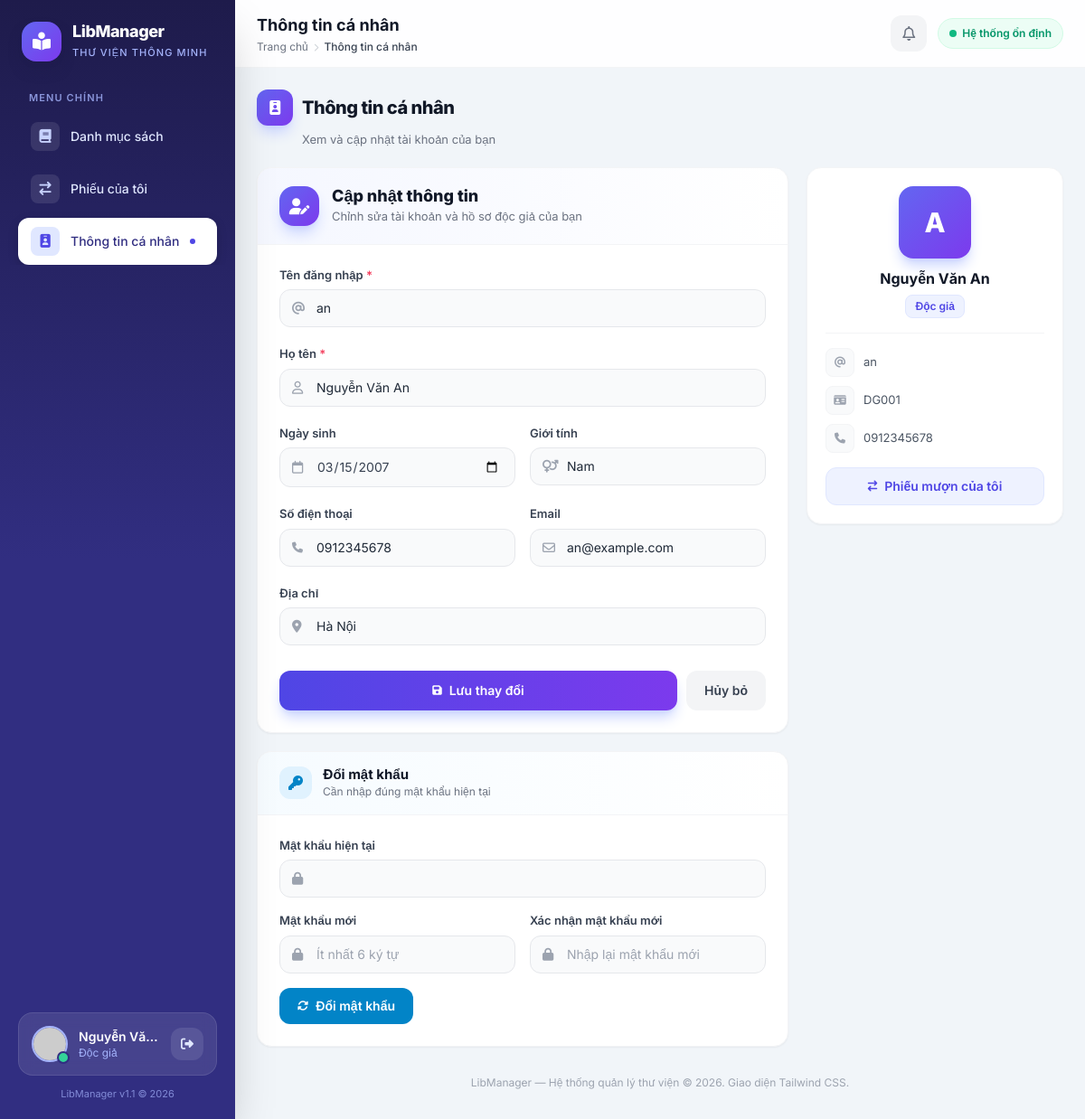
The page /index.php?modun=Profile (signed in) on the database its author committed.
### tables this page shows
CREATE TABLE `users` (
  `id`            INT AUTO_INCREMENT PRIMARY KEY,
  `username`      VARCHAR(50)  NOT NULL UNIQUE,
  `password`      VARCHAR(255) NOT NULL,
  `role`          ENUM('admin','user') NOT NULL DEFAULT 'user',
  `status`        TINYINT(1)   NOT NULL DEFAULT 1 COMMENT '1=hoat dong, 0=bi khoa',
  `id_doc_gia`    INT          DEFAULT NULL COMMENT 'Lien ket ho so doc gia',
  `created_at`    TIMESTAMP    NOT NULL DEFAULT CURRENT_TIMESTAMP,
  CONSTRAINT `fk_users_docgia` FOREIGN KEY (`id_doc_gia`)
    REFERENCES `doc_gia`(`id_doc_gia`) ON DELETE SET NULL
);

CREATE TABLE `doc_gia` (
  `id_doc_gia`    INT AUTO_INCREMENT PRIMARY KEY,
  `ma_doc_gia`    VARCHAR(10)  NOT NULL UNIQUE COMMENT 'VD: DG001',
  `ho_ten`        VARCHAR(100) NOT NULL,
  `ngay_sinh`     DATE         DEFAULT NULL,
  `gioi_tinh`     VARCHAR(10)  DEFAULT NULL,
  `so_dien_thoai` VARCHAR(15)  DEFAULT NULL,
  `dia_chi`       VARCHAR(255) DEFAULT NULL,
  `email`         VARCHAR(100) DEFAULT NULL,
  `created_at`    TIMESTAMP    NOT NULL DEFAULT CURRENT_TIMESTAMP
);

### app/Views/profile/profileview.php (the view, shortened to what the rows shown need)
<?php
require_once __DIR__ . "/../header.php";
$isAdmin = (($_SESSION['user']['role'] ?? 'user') === 'admin');
$hasDocGia = !empty($docgia);
?>
<div class="mb-5">
    <h2 class="text-xl font-extrabold text-gray-900 tracking-tight flex items-center gap-2.5">
        <span class="w-10 h-10 rounded-xl bg-gradient-to-br from-indigo-500 to-violet-600 text-white flex items-center justify-center text-base shadow-lg shadow-indigo-200">
            <i class="fa-solid fa-id-badge"></i>
        </span>
        Thông tin cá nhân
    </h2>
    <p class="text-[13px] text-gray-500 mt-1.5 ml-[50px]">Xem và cập nhật tài khoản của bạn</p>
</div>
<div class="grid grid-cols-1 lg:grid-cols-3 gap-5 max-w-5xl mx-auto">
    <div class="lg:col-span-2 space-y-5">
        <div class="bg-white rounded-2xl border border-gray-100 shadow-sm overflow-hidden">
            <div class="px-6 py-5 border-b border-gray-100 flex items-center gap-3.5 bg-gradient-to-r from-indigo-50/60 to-transparent">
                <span class="w-11 h-11 rounded-2xl bg-gradient-to-br from-indigo-500 to-violet-600 text-white flex items-center justify-center text-lg shadow-lg shadow-indigo-200 shrink-0">
                    <i class="fa-solid fa-user-pen"></i>
                </span>
                <div>
                    <h2 class="font-extrabold text-gray-900 text-lg leading-tight">Cập nhật thông tin</h2>
                    <p class="text-[13px] text-gray-500 mt-0.5">Chỉnh sửa tài khoản và hồ sơ độc giả của bạn</p>
                </div>
            </div>
            <form action="index.php?modun=Profile&action=update" method="POST" class="p-6 space-y-5">
                <div>
                    <label class="block text-[13px] font-semibold text-gray-700 mb-1.5">Tên đăng nhập <span class="text-rose-500">*</span></label>
                    <div class="relative">
                        <span class="absolute inset-y-0 left-0 flex items-center pl-3.5 pointer-events-none"><i class="fa-solid fa-at text-gray-400 text-sm"></i></span>
                        <input type="text" name="username" required value="<?= htmlspecialchars($user->username ?? '') ?>"
                               class="w-full pl-10 pr-4 py-2.5 text-sm bg-gray-50 border border-gray-200 rounded-xl focus:bg-white focus:border-indigo-500 focus:outline-none transition">
                    </div>
                </div>
                <?php if ($hasDocGia): ?>
                    <div>
                        <label class="block text-[13px] font-semibold text-gray-700 mb-1.5">Họ tên <span class="text-rose-500">*</span></label>
                        <div class="relative">
                            <span class="absolute inset-y-0 left-0 flex items-center pl-3.5 pointer-events-none"><i class="fa-regular fa-user text-gray-400 text-sm"></i></span>
                            <input type="text" name="ho_ten" required value="<?= htmlspecialchars($docgia->ho_ten ?? '') ?>"
                                   class="w-full pl-10 pr-4 py-2.5 text-sm bg-gray-50 border border-gray-200 rounded-xl focus:bg-white focus:border-indigo-500 focus:outline-none transition">
                        </div>
                    </div>
                    <div class="grid grid-cols-1 sm:grid-cols-2 gap-4">
                        <div>
                            <label class="block text-[13px] font-semibold text-gray-700 mb-1.5">Ngày sinh</label>
                            <div class="relative">
                                <span class="absolute inset-y-0 left-0 flex items-center pl-3.5 pointer-events-none"><i class="fa-regular fa-calendar text-gray-400 text-sm"></i></span>
                                <input type="date" name="ngay_sinh" value="<?= htmlspecialchars($docgia->ngay_sinh ?? '') ?>"
                                       class="w-full pl-10 pr-4 py-2.5 text-sm bg-gray-50 border border-gray-200 rounded-xl focus:bg-white focus:border-indigo-500 focus:outline-none transition text-gray-700">
                            </div>
                        </div>
                        <div>
                            <label class="block text-[13px] font-semibold text-gray-700 mb-1.5">Giới tính</label>
                            <div class="relative">
                                <span class="absolute inset-y-0 left-0 flex items-center pl-3.5 pointer-events-none"><i class="fa-solid fa-venus-mars text-gray-400 text-sm"></i></span>
                                <select name="gioi_tinh" class="w-full pl-10 pr-4 py-2.5 text-sm bg-gray-50 border border-gray-200 rounded-xl focus:bg-white focus:border-indigo-500 focus:outline-none transition appearance-none">
                                    <option value="Nam" <?= (($docgia->gioi_tinh ?? '') === 'Nam') ? 'selected' : '' ?>>Nam</option>
                                </select>
                            </div>
                        </div>
                    </div>
                    <div class="grid grid-cols-1 sm:grid-cols-2 gap-4">
                        <div>
                            <label class="block text-[13px] font-semibold text-gray-700 mb-1.5">Số điện thoại</label>
                            <div class="relative">
                                <span class="absolute inset-y-0 left-0 flex items-center pl-3.5 pointer-events-none"><i class="fa-solid fa-phone text-gray-400 text-xs"></i></span>
                                <input type="text" name="so_dien_thoai" value="<?= htmlspecialchars($docgia->so_dien_thoai ?? '') ?>"
                                       class="w-full pl-10 pr-4 py-2.5 text-sm bg-gray-50 border border-gray-200 rounded-xl focus:bg-white focus:border-indigo-500 focus:outline-none transition">
                            </div>
                        </div>
                        <div>
                            <label class="block text-[13px] font-semibold text-gray-700 mb-1.5">Email</label>
                            <div class="relative">
                                <span class="absolute inset-y-0 left-0 flex items-center pl-3.5 pointer-events-none"><i class="fa-regular fa-envelope text-gray-400 text-sm"></i></span>
                                <input type="email" name="email" value="<?= htmlspecialchars($docgia->email ?? '') ?>"
                                       class="w-full pl-10 pr-4 py-2.5 text-sm bg-gray-50 border border-gray-200 rounded-xl focus:bg-white focus:border-indigo-500 focus:outline-none transition">
                            </div>
                        </div>
                    </div>
                    <div>
                        <label class="block text-[13px] font-semibold text-gray-700 mb-1.5">Địa chỉ</label>
                        <div class="relative">
                            <span class="absolute inset-y-0 left-0 flex items-center pl-3.5 pointer-events-none"><i class="fa-solid fa-location-dot text-gray-400 text-sm"></i></span>
                            <input type="text" name="dia_chi" value="<?= htmlspecialchars($docgia->dia_chi ?? '') ?>"
                                   class="w-full pl-10 pr-4 py-2.5 text-sm bg-gray-50 border border-gray-200 rounded-xl focus:bg-white focus:border-indigo-500 focus:outline-none transition">
                        </div>
                    </div>
                <?php endif; ?>
                <div class="flex flex-col sm:flex-row gap-2.5 pt-2">
                    <button type="submit" class="btn-primary flex-1 inline-flex items-center justify-center gap-2 bg-gradient-to-r from-indigo-600 to-violet-600 text-white text-sm font-semibold px-5 py-3 rounded-xl shadow-lg shadow-indigo-200">
                        <i class="fa-solid fa-floppy-disk text-xs"></i> Lưu thay đổi
                    </button>
                    <a href="index.php" class="inline-flex items-center justify-center gap-2 bg-gray-100 hover:bg-gray-200 text-gray-700 text-sm font-semibold px-5 py-3 rounded-xl transition">
                        Hủy bỏ
                    </a>
                </div>
            </form>
        </div>
        <div class="bg-white rounded-2xl border border-gray-100 shadow-sm overflow-hidden">
            <div class="px-6 py-4 border-b border-gray-100 flex items-center gap-3 bg-gradient-to-r from-sky-50/60 to-transparent">
                <span class="w-9 h-9 rounded-xl bg-sky-100 text-sky-600 flex items-center justify-center shrink-0">
                    <i class="fa-solid fa-key"></i>
                </span>
                <div>
                    <h3 class="font-bold text-gray-900 text-[15px] leading-tight">Đổi mật khẩu</h3>
                    <p class="text-[12px] text-gray-500">Cần nhập đúng mật khẩu hiện tại</p>
                </div>
            </div>
            <form action="index.php?modun=Profile&action=password" method="POST" class="p-6 space-y-4">
                <div>
                    <label class="block text-[13px] font-semibold text-gray-700 mb-1.5">Mật khẩu hiện tại</label>
                    <div class="relative">
                        <span class="absolute inset-y-0 left-0 flex items-center pl-3.5 pointer-events-none"><i class="fa-solid fa-lock text-gray-400 text-sm"></i></span>
                        <input type="password" name="current_password" required
                               class="w-full pl-10 pr-4 py-2.5 text-sm bg-gray-50 border border-gray-200 rounded-xl focus:bg-white focus:border-indigo-500 focus:outline-none transition">
                    </div>
                </div>
                <div class="grid grid-cols-1 sm:grid-cols-2 gap-4">
                    <div>
                        <label class="block text-[13px] font-semibold text-gray-700 mb-1.5">Mật khẩu mới</label>
                        <div class="relative">
                            <span class="absolute inset-y-0 left-0 flex items-center pl-3.5 pointer-events-none"><i class="fa-solid fa-lock text-gray-400 text-sm"></i></span>
                            <input type="password" name="new_password" required minlength="6" placeholder="Ít nhất 6 ký tự"
                                   class="w-full pl-10 pr-4 py-2.5 text-sm bg-gray-50 border border-gray-200 rounded-xl focus:bg-white focus:border-indigo-500 focus:outline-none transition">
                        </div>
                    </div>
                    <div>
                        <label class="block text-[13px] font-semibold text-gray-700 mb-1.5">Xác nhận mật khẩu mới</label>
                        <div class="relative">
                            <span class="absolute inset-y-0 left-0 flex items-center pl-3.5 pointer-events-none"><i class="fa-solid fa-lock text-gray-400 text-sm"></i></span>
                            <input type="password" name="confirm_password" required minlength="6" placeholder="Nhập lại mật khẩu mới"
                                   class="w-full pl-10 pr-4 py-2.5 text-sm bg-gray-50 border border-gray-200 rounded-xl focus:bg-white focus:border-indigo-500 focus:outline-none transition">
                        </div>
                    </div>
                </div>
                <button type="submit" class="inline-flex items-center justify-center gap-2 bg-sky-600 hover:bg-sky-700 text-white text-sm font-semibold px-5 py-2.5 rounded-xl transition">
                    <i class="fa-solid fa-rotate text-xs"></i> Đổi mật khẩu
                </button>
            </form>
        </div>
    </div>
    <div class="space-y-4">
        <div class="bg-white rounded-2xl border border-gray-100 shadow-sm p-5 text-center">
            <div class="w-20 h-20 rounded-2xl bg-gradient-to-br from-indigo-500 to-violet-600 text-white flex items-center justify-center text-3xl font-extrabold mx-auto shadow-lg shadow-indigo-200">
                <?= htmlspecialchars(mb_strtoupper(mb_substr($user->username ?? '?', 0, 1, 'UTF-8'))) ?>
            </div>
            <h3 class="font-bold text-gray-900 mt-3 leading-tight"><?= htmlspecialchars($_SESSION['user']['ho_ten'] ?? $user->username ?? '') ?></h3>
            <p class="text-xs font-semibold text-indigo-600 bg-indigo-50 border border-indigo-100 inline-block px-2.5 py-1 rounded-lg mt-2">
                <?= $isAdmin ? 'Quản trị viên' : 'Độc giả' ?>
            </p>
            <div class="text-left text-[13px] text-gray-600 mt-4 space-y-2.5 border-t border-gray-100 pt-4">
                <p class="flex items-center gap-2.5"><span class="w-8 h-8 rounded-lg bg-gray-50 border border-gray-100 flex items-center justify-center text-gray-400 shrink-0"><i class="fa-solid fa-at text-xs"></i></span> <?= htmlspecialchars($user->username ?? '') ?></p>
                <?php if ($hasDocGia): ?>
                    <p class="flex items-center gap-2.5"><span class="w-8 h-8 rounded-lg bg-gray-50 border border-gray-100 flex items-center justify-center text-gray-400 shrink-0"><i class="fa-solid fa-id-card text-xs"></i></span> <?= htmlspecialchars($docgia->ma_doc_gia ?? '') ?></p>
                    <p class="flex items-center gap-2.5"><span class="w-8 h-8 rounded-lg bg-gray-50 border border-gray-100 flex items-center justify-center text-gray-400 shrink-0"><i class="fa-solid fa-phone text-xs"></i></span> <?= htmlspecialchars($docgia->so_dien_thoai ?? '—') ?></p>
                <?php endif; ?>
            </div>
            <a href="index.php?modun=Loan" class="mt-4 inline-flex w-full items-center justify-center gap-2 text-sm font-semibold text-indigo-600 bg-indigo-50 border border-indigo-100 hover:bg-indigo-100 px-4 py-2.5 rounded-xl transition">
                <i class="fa-solid fa-arrow-right-arrow-left text-xs"></i> <?= $isAdmin ? 'Xem phiếu mượn' : 'Phiếu mượn của tôi' ?>
            </a>
        </div>
    </div>
</div>
<?php require_once __DIR__ . "/../footer.php"; ?>

### rows shown on the page
users: username "an", username "A"
doc_gia: ho_ten "Nguyễn Văn An", ngay_sinh "03/15/2007", gioi_tinh "Nam", so_dien_thoai "0912345678", email "an@example.com", dia_chi "Hà Nội", ma_doc_gia "DG001"

### other values the page prints
$__displayName "Nguyễn Vă…"
$pageTitle "Thông tin cá nhân"
$_SESSION['user']['ho_ten'] "Nguyễn Văn An"
